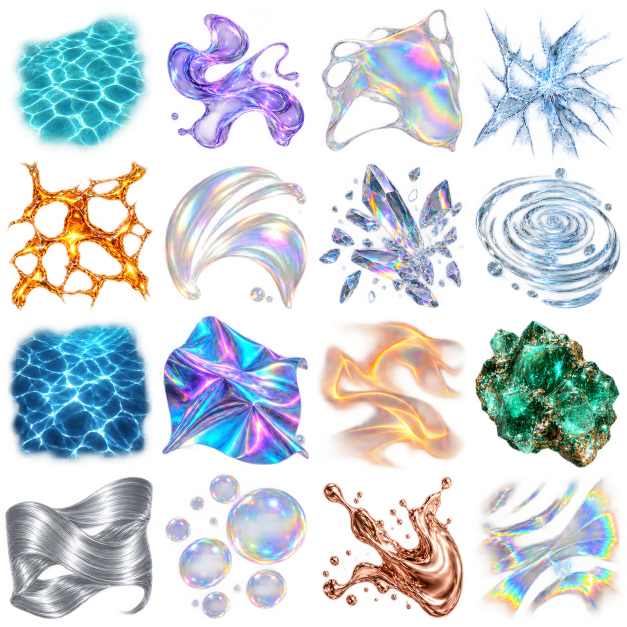
#> input picture resources/source/materials/glass-liquid-refraction-atlas-20260927.png, 1254 x 1254 px, found by its file name (shown at 1/2 size)
$ python extract_glass_liquid_refraction_atlas.py
#> lines starting #> are read from the running program, lines starting #| are printed output that depends on the picture
"""Extract a 4x4 transparent ImageGen sheet into video overlay texture stickers."""

from __future__ import annotations

import argparse
import hashlib
import json
from pathlib import Path

import numpy as np
from PIL import Image, ImageDraw


ROOT = Path(__file__).resolve().parents[1]
DEFAULT_SHEET = ROOT / "docs/assets/glass-liquid-refraction-atlas-20260927.png"
DEFAULT_OUTPUT = ROOT / "src/cutvoke/assets/stickers"
DEFAULT_REPORT = ROOT / "docs/assets/glass-liquid-refraction-atlas-20260927.extraction.json"
DEFAULT_CONTACT = ROOT / "docs/assets/glass-liquid-refraction-atlas-20260927-contact.png"
GRID = 4
OUTPUT_SIZE = 512
LICENSE = "Project-internal original (AI-generated); not separately licensed for redistribution"

ITEMS = (
    ("fxoverlay_refraction_caustics_turquoise", "青碧水纹焦散", ("水纹", "焦散", "青色")),
    ("fxoverlay_refraction_liquidglass_violet", "紫晶液态玻璃", ("液态玻璃", "紫色", "折射")),
    ("fxoverlay_refraction_oilslick_iridescent", "虹彩油膜折光", ("油膜", "虹彩", "折光")),
    ("fxoverlay_refraction_icefracture_cyan", "冰晶裂纹", ("冰晶", "裂纹", "冷色")),
    ("fxoverlay_refraction_molten_amber", "琥珀熔璃纹路", ("熔璃", "琥珀", "金色")),
    ("fxoverlay_refraction_pearl_sheen", "珍珠母贝虹光", ("珍珠", "虹光", "柔光")),
    ("fxoverlay_refraction_prism_shards", "棱镜晶体碎光", ("棱镜", "晶体", "碎光")),
    ("fxoverlay_refraction_glass_ripples", "透明玻璃涟漪", ("玻璃", "涟漪", "圆环")),
    ("fxoverlay_refraction_underwater_blue", "深海蓝光焦散", ("深海", "焦散", "蓝色")),
    ("fxoverlay_refraction_holo_foil", "青紫全息箔褶", ("全息", "箔片", "青紫")),
    ("fxoverlay_refraction_heat_haze", "橙色热浪折射", ("热浪", "折射", "橙色")),
    ("fxoverlay_refraction_emerald_geode", "祖母绿晶簇闪光", ("祖母绿", "晶簇", "矿物")),
    ("fxoverlay_refraction_brushed_silver", "银色流动拉丝", ("银色", "金属", "拉丝")),
    ("fxoverlay_refraction_soapfilm_bubbles", "肥皂膜虹彩泡泡", ("泡泡", "虹彩", "透明")),
    ("fxoverlay_refraction_liquid_chrome_rose", "玫瑰金液态铬花", ("液态铬", "玫瑰金", "金属")),
    ("fxoverlay_refraction_rainbow_caustics", "彩虹边缘焦散光", ("彩虹", "边缘光", "焦散")),
)


def _sha(path: Path) -> str:
    digest = hashlib.sha256()
    with path.open("rb") as source:
        for block in iter(lambda: source.read(1024 * 1024), b""):
            digest.update(block)
    return digest.hexdigest()


def _edge_pixels(alpha: np.ndarray, band: int = 8) -> int:
    edge = np.zeros(alpha.shape, dtype=bool)
    edge[:band, :] = edge[-band:, :] = True
    edge[:, :band] = edge[:, -band:] = True
    return int(((alpha >= 16) & edge).sum())


def _contact_sheet(crops: list[Image.Image], output: Path) -> None:
    tile_w, preview_size, label_h, margin = 520, 240, 26, 10
    cell_h = preview_size + 2 * margin + label_h
    sheet = Image.new("RGB", (tile_w * GRID, cell_h * GRID), (30, 33, 42))
    draw = ImageDraw.Draw(sheet)
    backgrounds = ((19, 29, 49), (224, 231, 239))
    for index, (artwork, (stem, _, _)) in enumerate(zip(crops, ITEMS, strict=True)):
        row, column = divmod(index, GRID)
        x0, y0 = column * tile_w, row * cell_h
        artwork = artwork.resize((preview_size, preview_size), Image.Resampling.LANCZOS)
        for side, background in enumerate(backgrounds):
            base = Image.new("RGBA", artwork.size, (*background, 255))
            base.alpha_composite(artwork)
            sheet.paste(base.convert("RGB"), (x0 + margin + side * preview_size, y0 + margin))
        draw.text((x0 + margin, y0 + preview_size + margin), stem, fill=(239, 241, 246))
    output.parent.mkdir(parents=True, exist_ok=True)
    sheet.save(output, optimize=True)


def extract(sheet: Path, output: Path, report_path: Path, contact_path: Path) -> dict:
    source = Image.open(sheet).convert("RGBA")
#> source is the input picture: PIL image 1254x1254 RGBA; mean R, G, B, A 129.9, 137.8, 140.5, 109.1
    width, height = source.size
#> width = 1254; height = 1254
    if width != height or width < 1024:
        raise ValueError(f"expected a square 4x4 atlas at least 1024px wide, got {source.size}")
    alpha_extrema = source.getchannel("A").getextrema()
#> alpha_extrema = (0, 255)
    if alpha_extrema[0] != 0 or alpha_extrema[1] < 128:
        raise ValueError(f"source must have real transparency, got alpha range {alpha_extrema}")

    output.mkdir(parents=True, exist_ok=True)
    targets = [output / f"{stem}.png" for stem, _, _ in ITEMS]
    existing = [path for path in targets if path.exists()]
    if existing:
        raise FileExistsError("refusing to overwrite existing sticker assets: " + ", ".join(map(str, existing[:4])))
    if report_path.exists() or contact_path.exists():
        raise FileExistsError("refusing to overwrite the extraction report or contact sheet")

    cell_w, cell_h = width / GRID, height / GRID
#> cell_w = 313.5; cell_h = 313.5
    records: list[dict] = []
    crops: list[Image.Image] = []
    for index, (stem, name, keywords) in enumerate(ITEMS):
        row, column = divmod(index, GRID)
        left, right = round(column * cell_w), round((column + 1) * cell_w)
        top, bottom = round(row * cell_h), round((row + 1) * cell_h)
        pixels = np.asarray(source.crop((left, top, right, bottom)), dtype=np.uint8).copy()
        before = int((pixels[:, :, 3] >= 16).sum())
        boundary_pixels = _edge_pixels(pixels[:, :, 3])
        if before < 1000:
            raise ValueError(f"{stem} is nearly empty ({before} visible pixels)")
        if boundary_pixels > max(300, int(before * 0.01)):
            raise ValueError(f"{stem} artwork crosses its crop boundary ({boundary_pixels}/{before})")

        # Clear near-transparent generator noise and a narrow cell rim to avoid
        # neighboring-cell bleed; preserve all useful semi-transparent pixels.
        pixels[pixels[:, :, 3] < 8] = (0, 0, 0, 0)
        pixels[:8, :, :] = pixels[-8:, :, :] = 0
        pixels[:, :8, :] = pixels[:, -8:, :] = 0
        artwork = Image.fromarray(pixels, "RGBA")
        artwork = artwork.resize((OUTPUT_SIZE, OUTPUT_SIZE), Image.Resampling.LANCZOS)
        target = targets[index]
        artwork.save(target, optimize=True)
        crops.append(artwork)
        records.append({
            "stem": stem,
            "name": name,
            "subcategory": "特效贴图",
            "keywords": list(keywords),
            "row": row,
            "column": column,
            "sourceCell": [left, top, right, bottom],
            "outputSize": [OUTPUT_SIZE, OUTPUT_SIZE],
            "visiblePixelsBeforeCleanup": before,
            "sourceBoundaryPixels": boundary_pixels,
            "alphaExtrema": list(artwork.getchannel("A").getextrema()),
            "sha256": _sha(target),
        })
#> this loop made 16 passes
#> (before, boundary_pixels) on passes 1 to 12: (59895, 0), (40076, 0), (48547, 0), (43152, 257), (35250, 15), (48299, 0), (44384, 0), (51472, 105), (73271, 0), (63764, 95), (61426, 253), (57548, 61)
#> pass 2, in extract, `pixels = np.asarray(source.crop((left, top, right, bottom)), dtype=np...`:
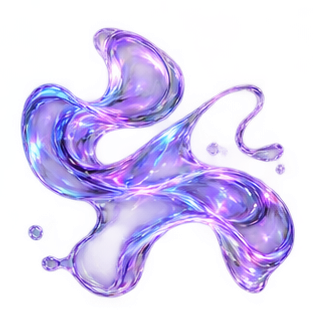
#> pixels: shape (314, 313, 4); mean R, G, B, A 121.5, 109, 166.6, 85.3; transparent parts drawn white
#> after the loop:
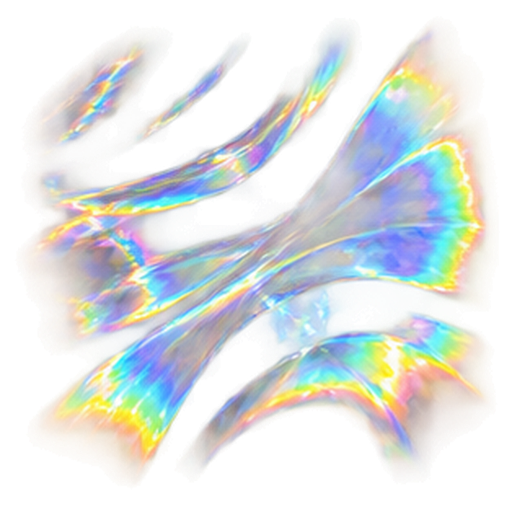
#> artwork: PIL image 512x512 RGBA; mean R, G, B, A 110.1, 112.5, 109.8, 90.4; transparent parts drawn white
#> after the loop, crops = 16 items; records = 16 items

    _contact_sheet(crops, contact_path)
#> in _contact_sheet, `sheet = Image.new("RGB", (tile_w * GRID, cell_h * GRID), (30, 33, 42))`:
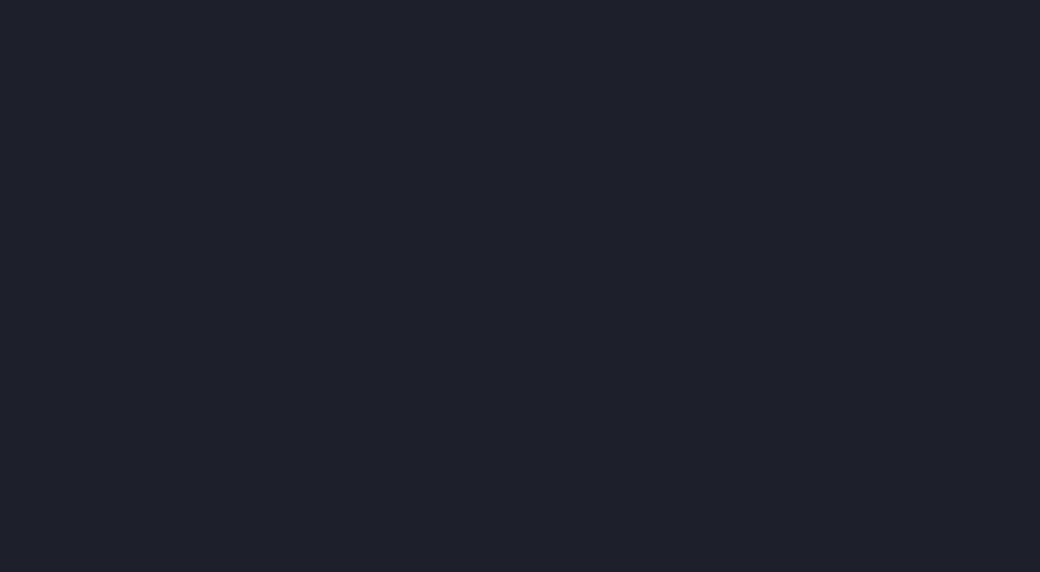
#> sheet: PIL image 2080x1144 RGB (shown at 1/2 size); mean R, G, B 30, 33, 42
#> the loop in _contact_sheet, `for index, (artwork, (stem, _, _)) in enumerate(zip(crops, ITEMS, stri..` made 16 passes
#> (stem, row, column, x0, y0) on passes 1 to 11: ('fxoverlay_refraction_caustics_turquoise', 0, 0, 0, 0), ('fxoverlay_refraction_liquidglass_violet', 0, 1, 520, 0), ('fxoverlay_refraction_oilslick_iridescent', 0, 2, 1040, 0), ('fxoverlay_refraction_icefracture_cyan', 0, 3, 1560, 0), ('fxoverlay_refraction_molten_amber', 1, 0, 0, 286), ('fxoverlay_refraction_pearl_sheen', 1, 1, 520, 286), ('fxoverlay_refraction_prism_shards', 1, 2, 1040, 286), ('fxoverlay_refraction_glass_ripples', 1, 3, 1560, 286), ('fxoverlay_refraction_underwater_blue', 2, 0, 0, 572), ('fxoverlay_refraction_holo_foil', 2, 1, 520, 572), ('fxoverlay_refraction_heat_haze', 2, 2, 1040, 572)
#> pass 1, in _contact_sheet, `artwork = artwork.resize((preview_size, preview_size), Image.Resamplin..`:
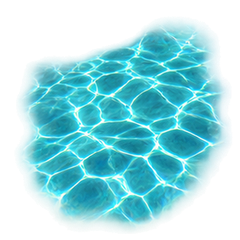
#> artwork: PIL image 240x240 RGBA; mean R, G, B, A 41.5, 117.8, 126, 124.9; transparent parts drawn white
#> pass 3, in _contact_sheet, `artwork = artwork.resize((preview_size, preview_size), Image.Resamplin..`:
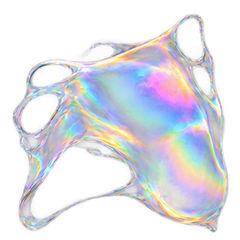
#> artwork: PIL image 240x240 RGBA; mean R, G, B, A 95, 96.2, 104.9, 93.9; transparent parts drawn white
#> after the loop in _contact_sheet, `for index, (artwork, (stem, _, _)) in enumerate(zip(crops, ITEMS, stri..`:
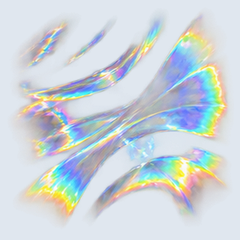
#> base: PIL image 240x240 RGBA; mean R, G, B, A 205, 213.6, 218.7, 255
#> after the loop in _contact_sheet, `for index, (artwork, (stem, _, _)) in enumerate(zip(crops, ITEMS, stri..`:
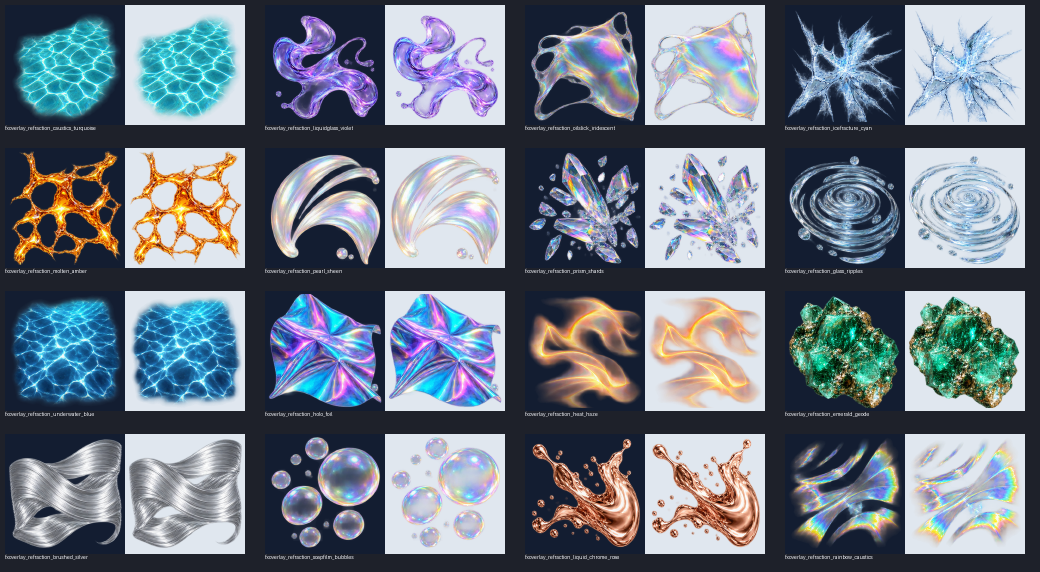
#> sheet: PIL image 2080x1144 RGB (shown at 1/2 size); mean R, G, B 107.9, 117.7, 130.1
    report = {
        "schemaVersion": 1,
        "generator": "OpenAI ImageGen",
        "layout": "4x4 equal square cells",
        "source": sheet.relative_to(ROOT).as_posix(),
        "sourceImageSize": [width, height],
        "sourceSha256": _sha(sheet),
        "license": LICENSE,
        "cropCleanup": "alpha below 8 set transparent; clear 8px cell rim; preserve semi-transparent pixels; resize to 512x512",
        "contactSheet": contact_path.relative_to(ROOT).as_posix(),
        "items": records,
    }
    report_path.parent.mkdir(parents=True, exist_ok=True)
    report_path.write_text(json.dumps(report, ensure_ascii=False, indent=2) + "\n", encoding="utf-8")
    return report


def main() -> None:
    parser = argparse.ArgumentParser(description=__doc__)
    parser.add_argument("--sheet", type=Path, default=DEFAULT_SHEET)
    parser.add_argument("--output", type=Path, default=DEFAULT_OUTPUT)
    parser.add_argument("--report", type=Path, default=DEFAULT_REPORT)
    parser.add_argument("--contact", type=Path, default=DEFAULT_CONTACT)
    args = parser.parse_args()
    report = extract(args.sheet, args.output, args.report, args.contact)
#> report = 10 items
    print(json.dumps({"sourceSha256": report["sourceSha256"], "count": len(report["items"]),
                      "contactSheet": report["contactSheet"],
                      "items": [{"stem": item["stem"], "visiblePixels": item["visiblePixelsBeforeCleanup"],
                                 "boundaryPixels": item["sourceBoundaryPixels"], "sha256": item["sha256"]}
                                for item in report["items"]]}, ensure_ascii=False, indent=2))
#| {
#|   "sourceSha256": "036658f2ec6642ed67cbc5321f0b91b7105e68c0dc63b11dc8b5d19e23dd8b88",
#|   "count": 16,
#|   "contactSheet": "docs/assets/glass-liquid-refraction-atlas-20260927-contact.png",
#|   "items": [
#|     {
#|       "stem": "fxoverlay_refraction_caustics_turquoise",
#|       "visiblePixels": 59895,
#|       "boundaryPixels": 0,
#|       "sha256": "99835d4fe97dd799469574564fe446a646727677e04290d084ac4471547e05d1"
#|     },
#|     {
#> (further printed lines are left out)


if __name__ == "__main__":
    main()

$ run again, with resources/source/materials/annotation-doodle-sticker-sheet-20260925.png copied over resources/source/materials/glass-liquid-refraction-atlas-20260927.png
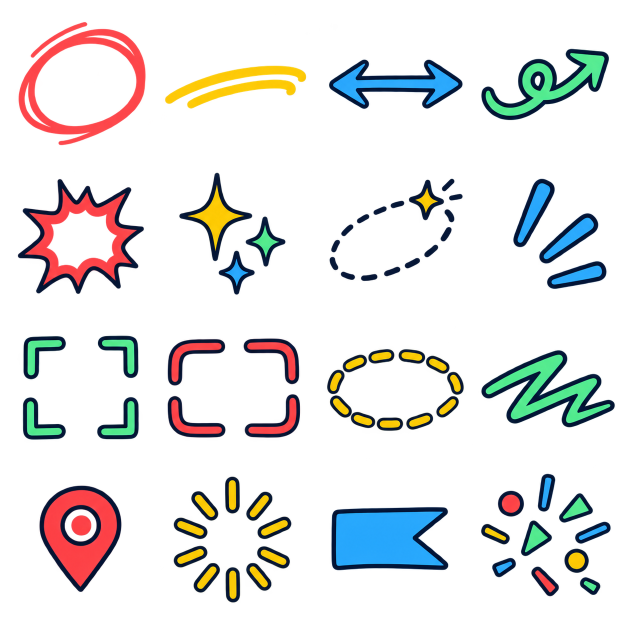
#> input picture resources/source/materials/annotation-doodle-sticker-sheet-20260925.png, 1254 x 1254 px, found by its file name (shown at 1/2 size)
#> in extract, source is the input picture: PIL image 1254x1254 RGBA; mean R, G, B, A 18.6, 17.3, 15.9, 41
#> alpha_extrema = (0, 255)
#> the loop in extract, `for index, (stem, name, keywords) in enumerate(ITEMS):` made 16 passes
#> (before, boundary_pixels) on passes 1 to 8: (17520, 0), (9936, 0), (13368, 0), (16708, 0), (21796, 0), (13069, 0), (7539, 0), (14701, 0)
#> after the loop in extract, `for index, (stem, name, keywords) in enumerate(ITEMS):`:
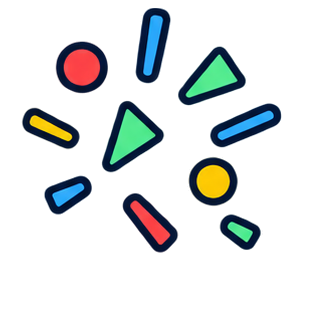
#> pixels: shape (314, 314, 4); mean R, G, B, A 10.8, 14.9, 15, 44.2; transparent parts drawn white
#> after the loop in extract, `for index, (stem, name, keywords) in enumerate(ITEMS):`: crops = 16 items
#> the loop in _contact_sheet, `for index, (artwork, (stem, _, _)) in enumerate(zip(crops, ITEMS, stri..` made 16 passes
#> (stem, row, column, x0, y0) on passes 1 to 7: ('fxoverlay_refraction_caustics_turquoise', 0, 0, 0, 0), ('fxoverlay_refraction_liquidglass_violet', 0, 1, 520, 0), ('fxoverlay_refraction_oilslick_iridescent', 0, 2, 1040, 0), ('fxoverlay_refraction_icefracture_cyan', 0, 3, 1560, 0), ('fxoverlay_refraction_molten_amber', 1, 0, 0, 286), ('fxoverlay_refraction_pearl_sheen', 1, 1, 520, 286), ('fxoverlay_refraction_prism_shards', 1, 2, 1040, 286)
#> after the loop in _contact_sheet, `for index, (artwork, (stem, _, _)) in enumerate(zip(crops, ITEMS, stri..`:
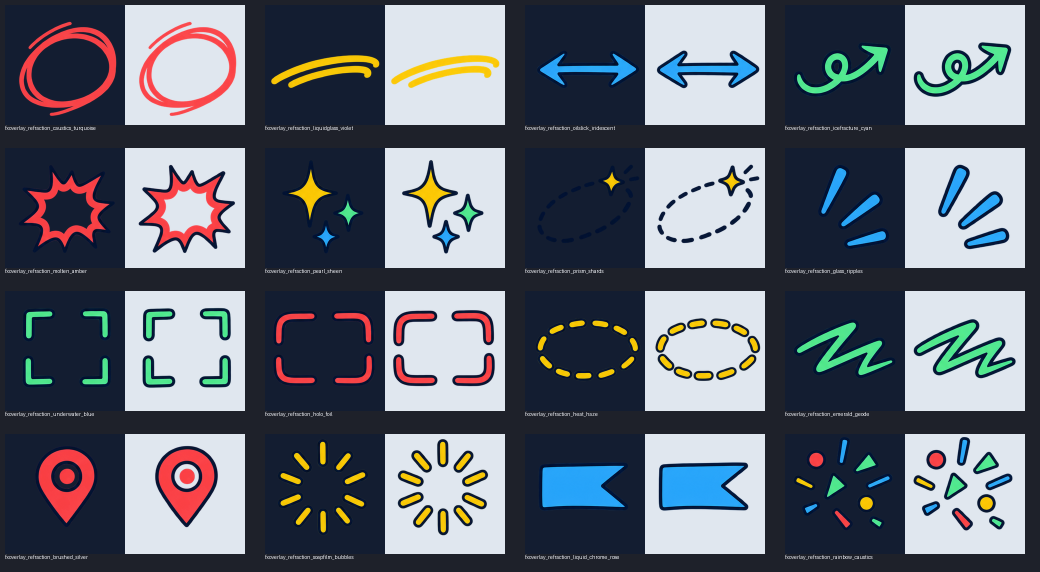
#> sheet: PIL image 2080x1144 RGB (shown at 1/2 size); mean R, G, B 98, 103.9, 114.4
#> report = 10 items
#| {
#|   "sourceSha256": "f77b258de9cd32fe405373d75d56349babc958b4616997b2420fdf3de90ac71d",
#|   "count": 16,
#|   "contactSheet": "docs/assets/glass-liquid-refraction-atlas-20260927-contact.png",
#|   "items": [
#|     {
#> (further printed lines are left out)
